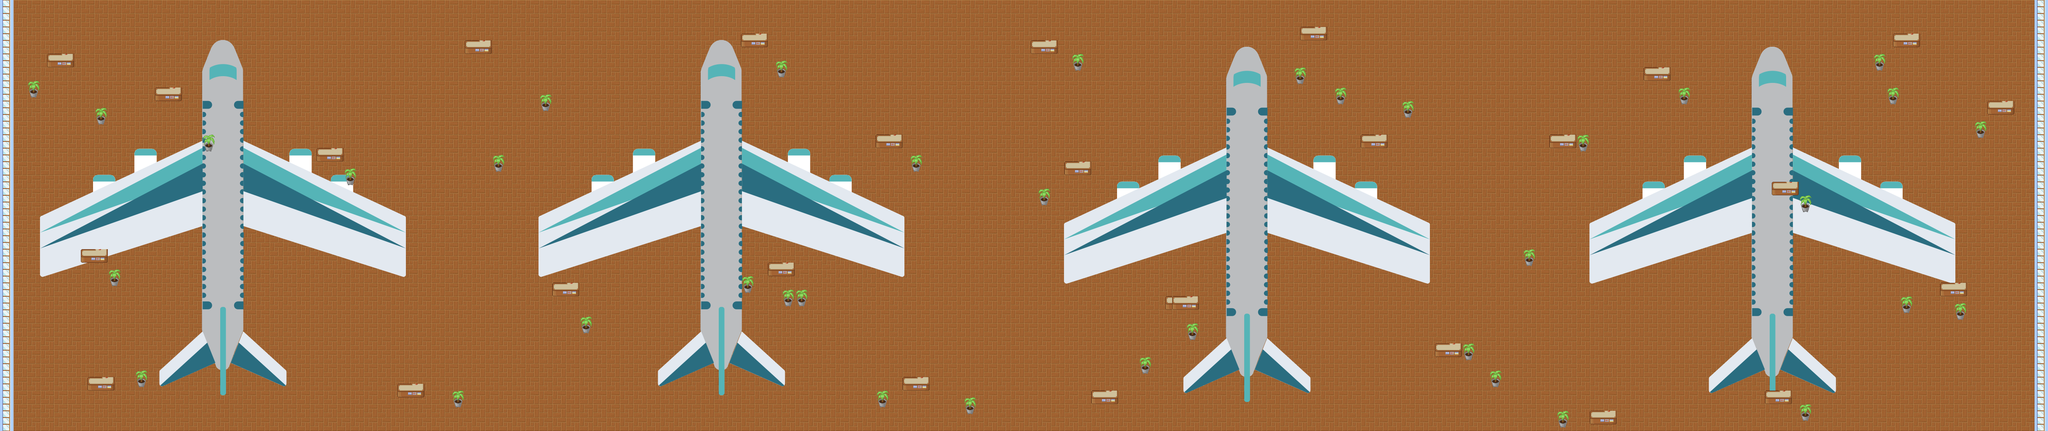

The image is a tile-based game level rendered from a .tmx file. Its description and source (layers, tilesets, objects; grid data summarised) follow:
An orthogonal 304x64 tile map with 16x16 px tiles, 3 tile layers (bg, planes, objs), 3 tilesets.

<map version="1.5" tiledversion="1.5.0" orientation="orthogonal" renderorder="right-down" width="304" height="64" tilewidth="16" tileheight="16" infinite="0" nextlayerid="4" nextobjectid="1">
 <tileset firstgid="1" name="open_tileset" tilewidth="16" tileheight="16" tilecount="6840" columns="90">
  <image source="../openpixels-master_0/openpixels-master/open_tileset.png" trans="000000" width="1440" height="1216" />
 </tileset>
 <tileset firstgid="6841" name="airplanes" tilewidth="16" tileheight="16" tilecount="299" columns="13">
  <image source="../game_sprites/airplanes.png" trans="000000" width="210" height="378" />
 </tileset>
 <tileset firstgid="7140" name="aircraft" tilewidth="16" tileheight="16" tilecount="3024" columns="56">
  <image source="../game_sprites/aircraft.png" trans="000000" width="899" height="874" />
 </tileset>
 <layer id="1" name="bg" width="304" height="64">
  <data>[19456 cells, 19456 non-empty, 8 distinct tile ids]</data>
 </layer>
 <layer id="2" name="planes" width="304" height="64">
  <data>[19456 cells, 12224 non-empty, 3028 distinct tile ids]</data>
 </layer>
 <layer id="3" name="objs" width="304" height="64">
  <data>[19456 cells, 696 non-empty, 22 distinct tile ids]</data>
 </layer>
</map>
